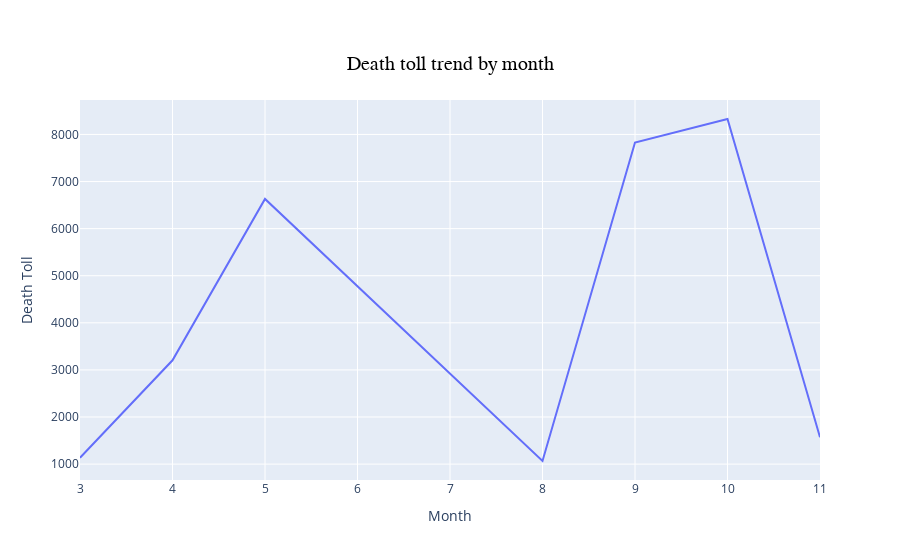

Notebook source saved alongside this figure:
### Markdown cell above
#### Death toll distribution by "Date - Month"
- Monthly analysis shows that, May, September and November, we can observe a steep rise in the number of deaths of birds
- This could probably be attributed to the migratory season of the birds

### Code cell
chicago_collision_data['Date_month'] = chicago_collision_data['Date'].dt.month
date_toll = chicago_collision_data[['Date_month']].pivot_table(index = ['Date_month'], aggfunc ='size').reset_index().sort_values('Date_month', ascending=False)
date_toll.columns = ['Date_month', 'Death_Toll']
date_toll.head()

fig = px.line(date_toll, x='Date_month', y='Death_Toll', 
              labels={
                     "Date_month": "Month",
                     "Death_Toll": "Death Toll",
                 },
              title="Death toll trend by month")
fig.update_layout(title=dict(
                    x=0.5,
                    y=0.9,
                    font=dict(
                    family="Arial",
                    size=20,
                    color='#000000'
                    )))
fig.show()

### Figure 1 — Plotly figure (JSON) as saved in the notebook; plotly's stock layout.template omitted (floating-point values rounded to 4 significant figures)
{"data": [{"hovertemplate": "Month=%{x}<br>Death Toll=%{y}<extra></extra>", "legendgroup": "", "line": {"color": "#636efa", "dash": "solid"}, "mode": "lines", "name": "", "orientation": "v", "showlegend": false, "type": "scatter", "x": [11, 10, 9, 8, 5, 4, 3], "xaxis": "x", "y": [1570, 8328, 7828, 1066, 6630, 3204, 1135], "yaxis": "y"}], "layout": {"legend": {"tracegroupgap": 0}, "title": {"font": {"color": "#000000", "family": "Arial", "size": 20}, "text": "Death toll trend by month", "x": 0.5, "y": 0.9}, "xaxis": {"anchor": "y", "domain": [0, 1], "title": {"text": "Month"}}, "yaxis": {"anchor": "x", "domain": [0, 1], "title": {"text": "Death Toll"}}}}
